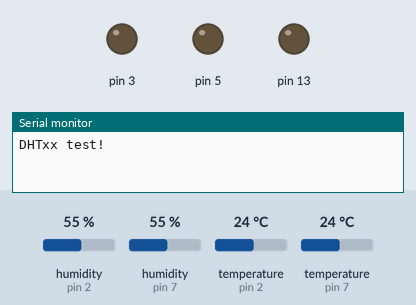
Simulated run of this sketch. Board: Arduino Uno, built with avr-gcc and run on an emulated ATmega328P. Parts: output pins drawn as LEDs (lit = HIGH), the last lines printed to the serial monitor. Inputs (shaded band) come from the test bench; at power-on: humidity (sensors on pin 2, pin 7) 55 %, temperature (sensors on pin 2, pin 7) 24 °C.

Above: at 0.1 s.
At 2.3 s:
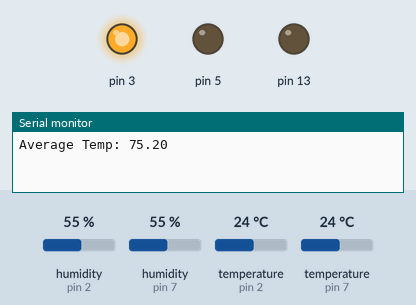
At 4.3 s:
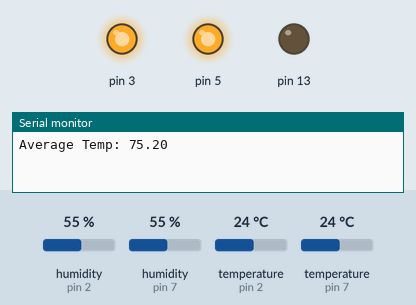
At 6.3 s:
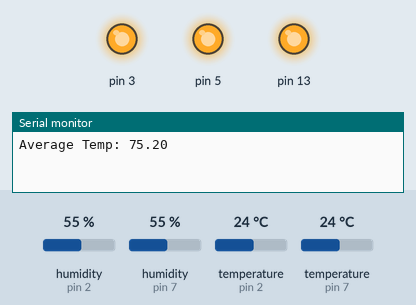
Timing chart, 0 to 7.8 s (numbered marks = the images above):
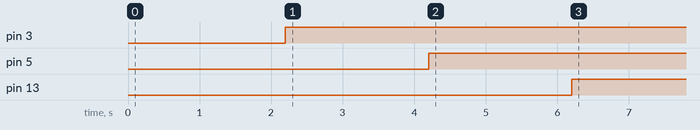

Measured:
- by itself, pin 3: LOW → HIGH at 2.2 s
- by itself, pin 5: LOW → HIGH at 4.2 s
- by itself, pin 13: LOW → HIGH at 6.2 s

The sketch:

sunhacks_helmet_code1.ino
```cpp
// Example testing sketch for various DHT humidity/temperature sensors
// Written by ladyada, public domain

// REQUIRES the following Arduino libraries:
// - DHT Sensor Library: https://github.com/adafruit/DHT-sensor-library
// - Adafruit Unified Sensor Lib: https://github.com/adafruit/Adafruit_Sensor

#include "DHT.h"

#define DHTPIN1 2     // Digital pin connected to the DHT sensor
#define DHTPIN2 7
// Feather HUZZAH ESP8266 note: use pins 3, 4, 5, 12, 13 or 14 --
// Pin 15 can work but DHT must be disconnected during program upload.

// Uncomment whatever type you're using!
#define DHTTYPE DHT11   // DHT 11
//#define DHTTYPE DHT22   // DHT 22  (AM2302), AM2321
//#define DHTTYPE DHT21   // DHT 21 (AM2301)

// Connect pin 1 (on the left) of the sensor to +5V
// NOTE: If using a board with 3.3V logic like an Arduino Due connect pin 1
// to 3.3V instead of 5V!
// Connect pin 2 of the sensor to whatever your DHTPIN is
// Connect pin 4 (on the right) of the sensor to GROUND
// Connect a 10K resistor from pin 2 (data) to pin 1 (power) of the sensor

// Initialize DHT sensor.
// Note that older versions of this library took an optional third parameter to
// tweak the timings for faster processors.  This parameter is no longer needed
// as the current DHT reading algorithm adjusts itself to work on faster procs.
DHT dht1(DHTPIN1, DHTTYPE);
DHT dht2(DHTPIN2, DHTTYPE);

void setup() {
  Serial.begin(9600);
  Serial.println(F("DHTxx test!"));

  dht1.begin();
  dht2.begin();

  //fan pinout
  pinMode(3,OUTPUT);
  pinMode(5, OUTPUT);
  //pin for led
  pinMode(13, OUTPUT);
}

void loop() {
  // Wait a few seconds between measurements.
  delay(2000);

  // Reading temperature or humidity takes about 250 milliseconds!
  // Sensor readings may also be up to 2 seconds 'old' (its a very slow sensor)
  float h1 = dht1.readHumidity();
  // Read temperature as Celsius (the default)
  float t1 = dht1.readTemperature();
  // Read temperature as Fahrenheit (isFahrenheit = true)
  float f1 = dht1.readTemperature(true);

  // Check if any reads failed and exit early (to try again).
  if (isnan(h1) || isnan(t1) || isnan(f1)) {
    Serial.println(F("Failed to read from DHT sensor!"));
    return;
  }

  // Compute heat index in Fahrenheit (the default)
  float hif = dht1.computeHeatIndex(f1, h1);
  // Compute heat index in Celsius (isFahreheit = false)
  float hic = dht1.computeHeatIndex(t1, h1, false);

  Serial.print(F("Humidity @ Bottom (Pin2): "));
  Serial.print(h1);
  Serial.print(F("%  Temperature @ Bottom (Pin2): "));
  //Serial.print(t);
  //Serial.print(F("°C "));
  Serial.print(f1);
  Serial.print(F("°F  Heat index @ Bottom (Pin2): "));
 // Serial.print(hic);
  //Serial.print(F("°C "));
  Serial.print(hif);
  Serial.println(F("°F"));


  //sensor 2 at top
    float h2 = dht2.readHumidity();
  // Read temperature as Celsius (the default)
  float t2 = dht2.readTemperature();
  // Read temperature as Fahrenheit (isFahrenheit = true)
  float f2 = dht2.readTemperature(true);

  // Check if any reads failed and exit early (to try again).
  if (isnan(h2) || isnan(t2) || isnan(f2)) {
    Serial.println(F("Failed to read from DHT sensor!"));
    return;
  }

  // Compute heat index in Fahrenheit (the default)
  float hif2 = dht2.computeHeatIndex(f2, h2);
  // Compute heat index in Celsius (isFahreheit = false)
  float hic2 = dht2.computeHeatIndex(t2, h2, false);

  //double variable to calculate average temp
 double averageTemp = ((f1+f2)/2);

  Serial.print(F("Humidity @ Top (Pin7): "));
  Serial.print(h2);
  Serial.print(F("%  Temperature @ Top (Pin7): "));
  //Serial.print(t);
  //Serial.print(F("°C "));
  Serial.print(f2);
  Serial.print(F("°F  Heat index @ Top (Pin7): "));
 // Serial.print(hic);
  //Serial.print(F("°C "));
  Serial.print(hif);
  Serial.println(F("°F"));
  Serial.print("Average Temp: ");
  Serial.println(averageTemp);
  Serial.println();

  //code for fans
   if(averageTemp > 75){
    digitalWrite(3,HIGH);//turn on fan
    delay(2000);//at 100%
    digitalWrite(5,HIGH);//turn on fan
    delay(2000);//at 100%
    //led on
    digitalWrite(13, HIGH);
   delay(1000);
   //digitalWrite(13, LOW);
   //delay(1000);
  }
  else if(averageTemp < 75){
     digitalWrite(3,LOW);//turn on fan
    //delay(2000);//at 100%
    digitalWrite(5,LOW);
    digitalWrite(13, LOW);
    delay(1000);
  }

}
```
